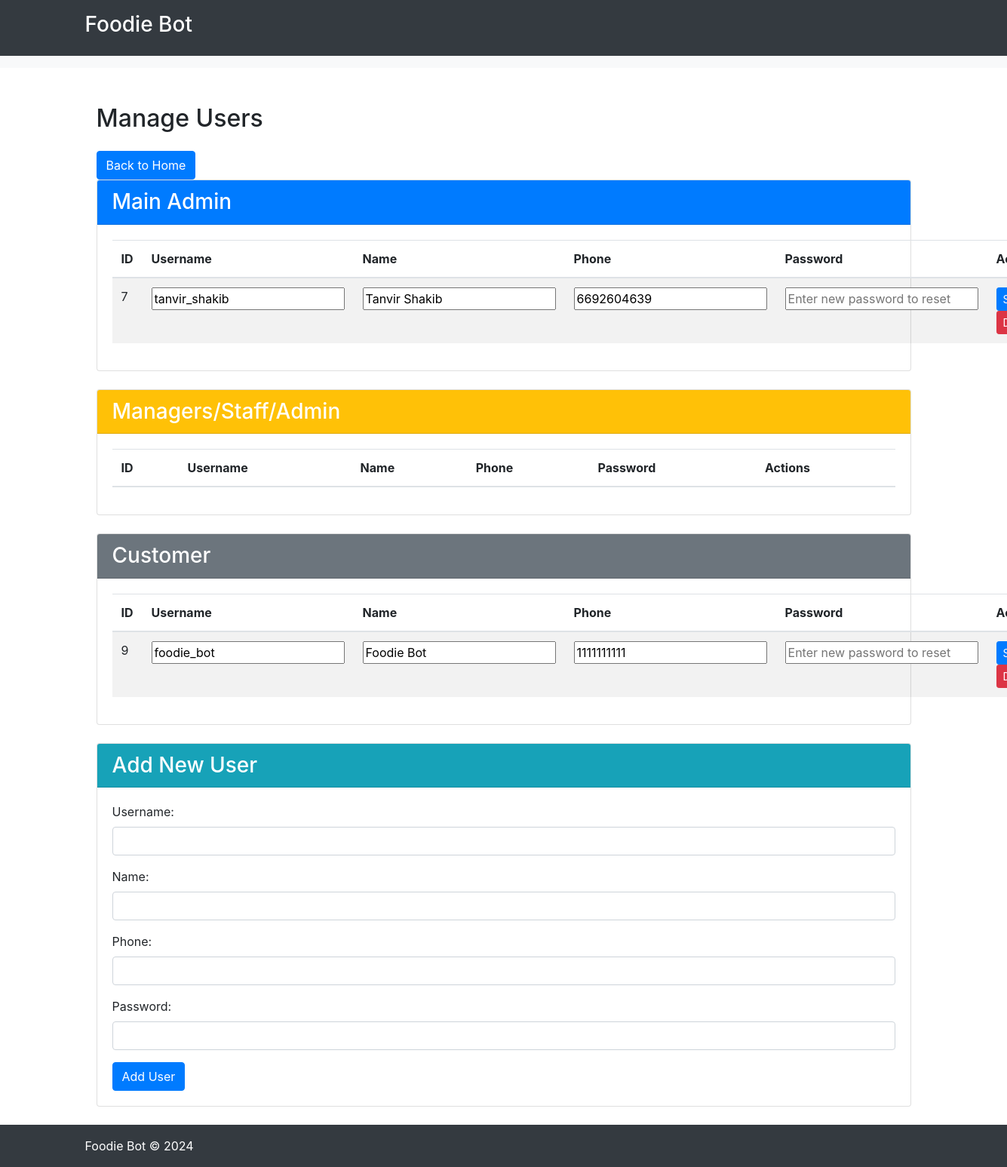
/manage_users/, run on the app's committed database.
### myapp/models.py (models this page shows, shortened)
class MyUser(AbstractBaseUser, PermissionsMixin):
    username = models.CharField(max_length=150, unique=True)
    phone_number = models.CharField(max_length=15, unique=True)
    name = models.CharField(max_length=150)
    is_active = models.BooleanField(default=True)
    is_admin = models.BooleanField(default=False)
    is_staff = models.BooleanField(default=False)  # Add this line
    objects = MyUserManager()
    USERNAME_FIELD = 'phone_number'
    REQUIRED_FIELDS = ['name']

### myapp/views.py (the view)
# urls.py: path('manage_users/', views.manage_users, name='manage_users'),  # Correct the URL pattern here
def manage_users(request):
    main_admins = MyUser.objects.filter(username='tanvir_shakib')
    customer_users = MyUser.objects.exclude(username='tanvir_shakib').filter(groups__name='Customer')
    staff_users = MyUser.objects.exclude(username='tanvir_shakib').filter(groups__name__in=['Manager', 'Staff', 'Admin'])
    regular_users = MyUser.objects.exclude(id__in=main_admins).exclude(id__in=customer_users).exclude(id__in=staff_users)
    context = {
        'main_admins': main_admins,
        'customer_users': customer_users,
        'staff_users': staff_users,
        'regular_users': regular_users,
    }
    return render(request, 'manage_users.html', context)

### myapp/templates/manage_users.html (shortened to what this page needs)
{% extends 'base_generic.html' %}
{% block content %}
<div class="container mt-5">
    <h2 class="mb-4">Manage Users</h2>
    <a href="{% url 'custom_admin' %}" class="btn btn-primary">Back to Home</a>
    <div class="card mb-4">
        <div class="card-header bg-primary text-white">
            <h3 class="card-title mb-0">Main Admin</h3>
        </div>
        <div class="card-body">
            <table class="table table-striped">
                <thead>
                    <tr>
                        <th>ID</th>
                        <th>Username</th>
                        <th>Name</th>
                        <th>Phone</th>
                        <th>Password</th>
                        <th>Actions</th>
                    </tr>
                </thead>
                <tbody>
                    {% for admin in main_admins %}
                    <tr>
                        <form method="post" action="{% url 'edit_user' admin.id %}">
                            <td>{{ admin.id }}</td>
                            <td><input type="text" name="username" value="{{ admin.username }}" required></td>
                            <td><input type="text" name="name" value="{{ admin.name }}" required></td>
                            <td><input type="text" name="phone" value="{{ admin.phone_number }}" required></td>
                            <td><input type="password" name="new_password" placeholder="Enter new password to reset"></td>
                            <td>
                                <button type="submit" class="btn btn-primary btn-sm">Save</button>
                        </form>
                        <form method="post" action="{% url 'delete_user' admin.id %}" style="display:inline;" onsubmit="return confirm('Are you sure you want to delete this user?');">
                            <button type="submit" class="btn btn-danger btn-sm">Delete</button>
                        </form>
                    </tr>
                    {% endfor %}
                </tbody>
            </table>
        </div>
    </div>
    <div class="card mb-4">
        <div class="card-header bg-warning text-white">
            <h3 class="card-title mb-0">Managers/Staff/Admin</h3>
        </div>
        <div class="card-body">
            <table class="table table-striped">
                <thead>
                    <tr>
                        <th>ID</th>
                        <th>Username</th>
                        <th>Name</th>
                        <th>Phone</th>
                        <th>Password</th>
                        <th>Actions</th>
                    </tr>
                </thead>
            </table>
        </div>
    </div>
    <div class="card mb-4">
        <div class="card-header bg-secondary text-white">
            <h3 class="card-title mb-0">Customer</h3>
        </div>
        <div class="card-body">
            <table class="table table-striped">
                <thead>
                    <tr>
                        <th>ID</th>
                        <th>Username</th>
                        <th>Name</th>
                        <th>Phone</th>
                        <th>Password</th>
                        <th>Actions</th>
                    </tr>
                </thead>
                <tbody>
                    {% for user in regular_users %}
                    <tr>
                        <form method="post" action="{% url 'edit_user' user.id %}">
                            <td>{{ user.id }}</td>
                            <td><input type="text" name="username" value="{{ user.username }}" required></td>
                            <td><input type="text" name="name" value="{{ user.name }}" required></td>
                            <td><input type="text" name="phone" value="{{ user.phone_number }}" required></td>
                            <td><input type="password" name="new_password" placeholder="Enter new password to reset"></td>
                            <td>
                                <button type="submit" class="btn btn-primary btn-sm">Save</button>
                        </form>
                        <form method="post" action="{% url 'delete_user' user.id %}" style="display:inline;" onsubmit="return confirm('Are you sure you want to delete this user?');">
                            <button type="submit" class="btn btn-danger btn-sm">Delete</button>
                        </form>
                    </tr>
                    {% endfor %}
                </tbody>
            </table>
        </div>
    </div>
    <div class="card mb-4">
        <div class="card-header bg-info text-white">
            <h3 class="card-title mb-0">Add New User</h3>
        </div>
        <div class="card-body">
            <form method="post" action="{% url 'add_user' %}">
                <div class="form-group">
                    <label>Username:</label>
                    <input type="text" name="username" class="form-control" required>
                </div>
                <div class="form-group">
                    <label>Name:</label>
                    <input type="text" name="name" class="form-control" required>
                </div>
                <div class="form-group">
                    <label>Phone:</label>
                    <input type="text" name="phone" class="form-control" required>
                </div>
                <div class="form-group">
                    <label>Password:</label>
                    <input type="password" name="password" class="form-control" required>
                </div>
                <button type="submit" class="btn btn-primary">Add User</button>
            </form>
        </div>
    </div>
</div>
{% endblock %}

### data on the page
MyUser: id "7", username "tanvir_shakib", name "Tanvir Shakib", phone "6692604639"
MyUser: id "9", username "foodie_bot", name "Foodie Bot", phone "1111111111"
